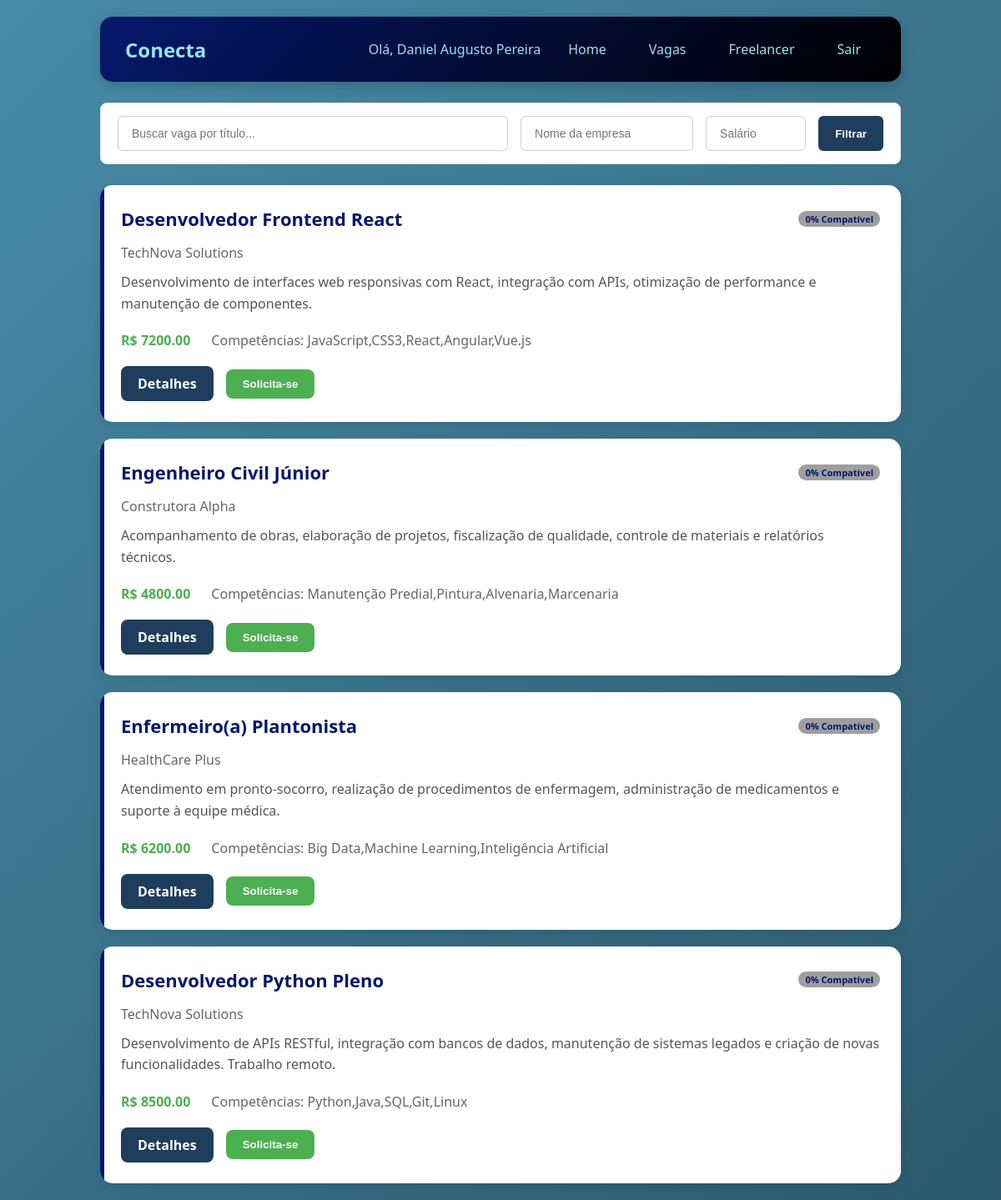
The page /vagas (signed in) on the database as committed earlier.
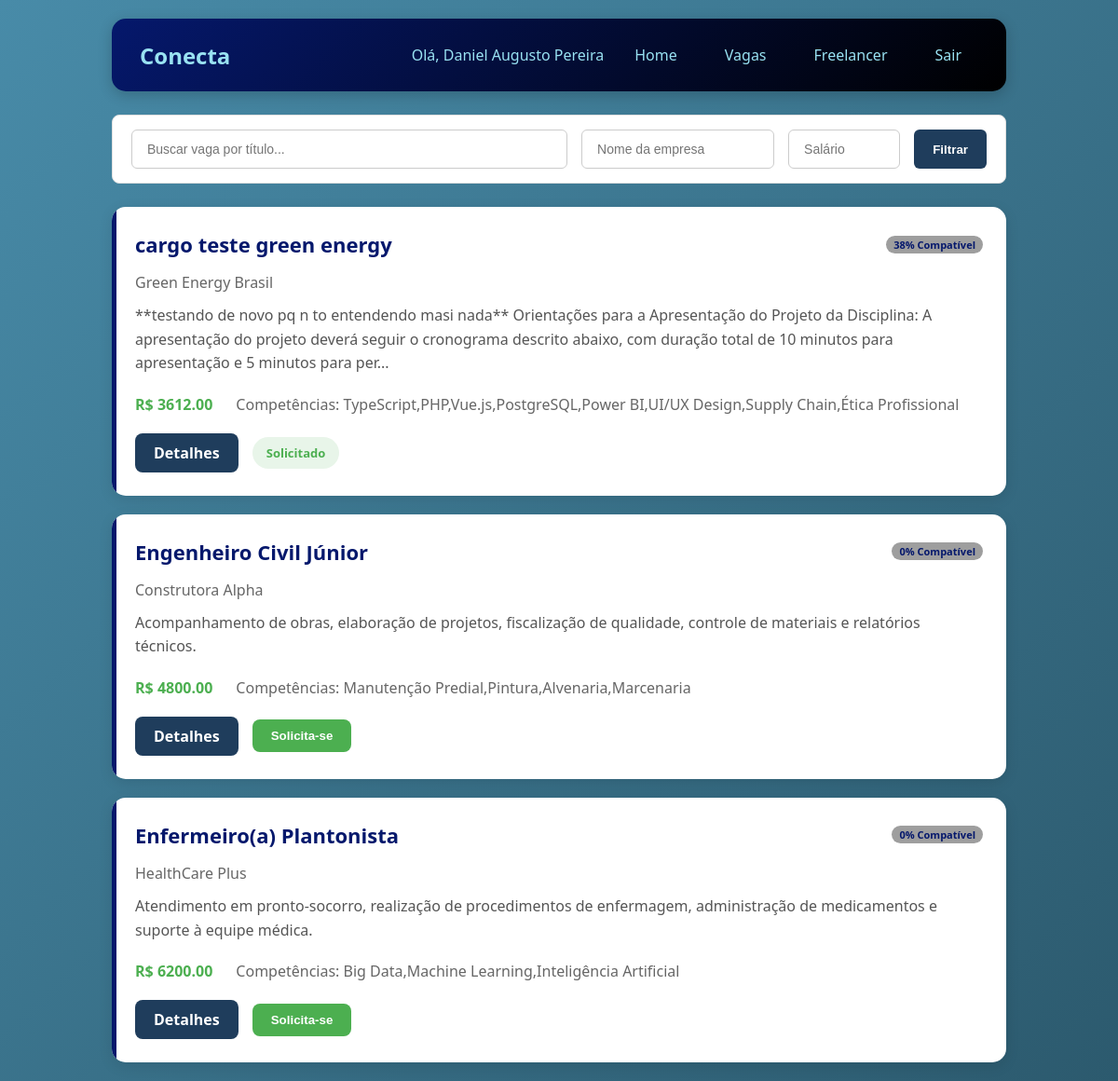
The same page on the database as committed later.
### tables this page shows
CREATE TABLE vagas (
        id_vaga INTEGER PRIMARY KEY AUTOINCREMENT,
        titulo TEXT,
        descricao TEXT,
        salario REAL,
        cidade TEXT,
        regime TEXT,
        status TEXT DEFAULT 'ativa',
        data_publicacao TIMESTAMP DEFAULT CURRENT_TIMESTAMP,
        id_empresa INTEGER ,
        FOREIGN KEY (id_empresa) REFERENCES empresas (id_empresa)
    );

### routes/route_vagas.py (the view)
@bp_vagas.route('/vagas')
def listar_vagas():
    if 'usuario_id' not in session :
        return redirect('/')
    busca = request.args.get('busca', '')
    salario_min = request.args.get('salario_min', '')
    empresa = request.args.get('empresa', '')
    salario_min_float = float(salario_min) if salario_min else None
    vagas = Vaga.listar_todas(
        busca=busca if busca else None,
        salario_min=salario_min_float,
        empresa=empresa if empresa else None
    )
    id_funcionario = session['usuario_id']
    vagas_formatadas = []
    for vaga in vagas:
        vaga_dict = dict(vaga)
        vaga_dict['match_percent'] = Match.calcular(id_funcionario, vaga_dict['id_vaga'])
        vaga_dict['candidatou'] = CandidaturaCRUD.verificar_candidatura(id_funcionario, vaga_dict['id_vaga'])
        vagas_formatadas.append(vaga_dict)
    return render_template('vaga/vagas_listar.html', vagas=vagas_formatadas)

### CRUDs/candidatura.py (called while the page is built)
    @staticmethod
    def verificar_candidatura(id_funcionario, id_vaga):
        conn = get_connection()
        try:
            cursor = conn.cursor()
            cursor.execute('''
                SELECT 1 FROM candidaturas
                WHERE id_funcionario = ? AND id_vaga = ?
            ''', (id_funcionario, id_vaga))
            return cursor.fetchone() is not None
        finally:
            conn.close()

    @staticmethod
    def calcular(id_funcionario, id_vaga):
        conn = get_connection()
        try:
            cursor = conn.cursor()
            cursor.execute('SELECT COUNT(*) as total FROM vaga_competencias WHERE id_vaga = ?', (id_vaga,))
            total_vaga = cursor.fetchone()['total']
            if total_vaga == 0:
                return 0
            cursor.execute('''
                SELECT COUNT(*) as match
                FROM funcionario_competencias
                WHERE id_funcionario = ?
                AND id_competencia IN (SELECT id_competencia FROM vaga_competencias WHERE id_vaga = ?)
            ''', (id_funcionario, id_vaga))
            match_comp = cursor.fetchone()['match']
            percent_comp = (match_comp / total_vaga) * 100  #
            return round(percent_comp)
        finally:
            conn.close()

### database/connect.py (called while the page is built)
def get_connection():
    conn = sqlite3.connect(Config.DB_PATH)
    conn.execute("PRAGMA foreign_keys = ON;")
    conn.row_factory = sqlite3.Row
    return conn

### models/model_vagas.py (called while the page is built)
    @staticmethod
    def listar_todas(busca=None, salario_min=None, empresa=None, filtros=None):
        if filtros is None:
            filtros = {
                'busca': busca,
                'salario_min': salario_min,
                'empresa': empresa
        }
        return VagaCRUD.listar_todas(filtros)

    @staticmethod
    def calcular(id_funcionario, id_vaga):
        if id_funcionario <= 0 or id_vaga <= 0:
            return 0
        return MatchCRUD.calcular(id_funcionario, id_vaga)

### templates/vaga/vagas_listar.html (shortened to what this page needs)
<!DOCTYPE html>
<html lang="pt-br">
<head>
    <link rel="stylesheet" href="../static/css/vaga/vagas_list.css">
</head>
<body>
{% extends "menu.html" %}
{% block content %}
  <div class="filtros">
    <form method="GET" action="{{ url_for('vagas.listar_vagas') }}">
        <div class="filtros-inputs">
            <input type="text" name="busca" class="input-busca" placeholder=" Buscar vaga por título..." value="{{ busca or '' }}">
            <input type="text" name="empresa" placeholder=" Nome da empresa" value="{{ empresa or '' }}">
            <input type="number" name="salario_min" class="input-salario" placeholder=" Salário " value="{{ salario_min or '' }}" step="1000">
            <button type="submit" class="btn-filtrar"> Filtrar</button>
        </div>
    </form>
</div>
        <div class="vagas-container">
            {% if vagas %}
                {% for vaga in vagas %}
                    <div class="vaga-card">
                        <div class="vaga-header">
                            <h2>{{ vaga.titulo }}</h2>
                            {%if session.get('tipo') == 'funcionario' %}
                            {% set match = vaga.get('match_percent', 0) %}
                            <div class="match-badge
                                {% if match >= 70 %}high
                                {% elif match >= 40 %}medium
                                {% else %}low{% endif %}">
                                {{ match }}% Compatível
                            </div>
                            {% endif %}
                        </div>
                        <div class="empresa">{{ vaga.empresa_nome }}</div>
                        <p class="descricao">
                            {{ vaga.descricao[:250] }}{% if vaga.descricao|length > 250 %}...{% endif %}
                        </p>
                        <div class="info">
                            <div class="salario">
                                {% if vaga.salario %}
                                    R$ {{ "%.2f"|format(vaga.salario) }}
                                {% else %}
                                    Salário a combinar
                                {% endif %}
                            </div>
                            <div class="competencias">
                                Competências: {{ vaga.competencias or 'Não especificadas' }}
                            </div>
                        </div>
                        <div class="acoes">
                            <a href="{{ url_for('candidatar_se.detalhe_vaga', id_vaga=vaga.id_vaga) }}" class="btn-ver">Detalhes</a>
                            {% if vaga.get('candidatou') %}
                                <span class="badge-candidatado"> Solicitado </span>
                            {% else %}
                            {% if session.get('tipo') == 'funcionario' %}
                                <form action="{{ url_for('candidatar_se.candidatar_vaga', id_vaga=vaga.id_vaga) }}" method="POST" style="display: inline;">
                                    <button type="submit" class="btn-candidatar">Solicita-se</button>
                                </form>
                            {% endif %}
                            {% endif %}
                        </div>
                    </div>
                {% endfor %}
            {% endif %}
        </div>
    </div>
{% endblock %}

### templates/menu.html (shortened to what this page needs)
<!DOCTYPE html>
<html lang="pt-br">
<head>
    <link rel="stylesheet" href="{{ url_for('static', filename='css/home/homef.css') }}">
</head>
<body>
    <div class="container">
        <div class="header">
            <div class="logo">Conecta</div>
            <div class="user-info">
                <span>Olá, {{ session.usuario_nome }}</span>
                <a href="/home" class="btn-back">Home</a>
                <a href="/vagas" class="btn-back">Vagas</a>
                <a href="/freelancer" class="btn-back">Freelancer</a>
                <a href="/logout" class="btn-logout">Sair</a>
            </div>
        </div>
        <div class="content">
            {% block content %}
            {% endblock %}
        </div>
</body>
</html>

### static/css/vaga/vagas_list.css (style rules this page uses)
* { margin: 0; padding: 0; box-sizing: border-box; }
body { font-family: 'Segoe UI', Tahoma, Geneva, Verdana, sans-serif; background: linear-gradient(135deg, #488BA8 0%, #2c5a6e 100%); min-height: 100vh; }
.container { max-width: 1000px; margin: 0 auto; padding: 20px; }
.filtros { background: #ffffff; padding: 15px 20px; border-radius: 8px; border: 1px solid #e0e0e0; margin-bottom: 25px; width: 100%; box-sizing: border-box; }
.filtros form { width: 100%; }
.filtros-inputs { display: flex; gap: 15px; align-items: center; width: 100%; flex-wrap: wrap; }
.filtros-inputs input { flex: 1; padding: 10px 12px; border: 1px solid #cccccc; border-radius: 6px; font-size: 14px; outline: none; height: 42px; box-sizing: border-box; }
.filtros-inputs input.input-busca { flex: 3; }
.filtros-inputs input.input-salario { flex: 0.8; min-width: 120px; }
.btn-filtrar { background-color: #1f3d5c; color: #ffffff; border: none; padding: 0 25px; border-radius: 6px; font-weight: 600; cursor: pointer; height: 42px; display: flex; align-items: center; justify-content: center; transition: all 0.3s ease; }
.btn-filtrar { background-color: #1f3d5c; color: #ffffff; border: none; padding: 10px 20px; border-radius: 6px; font-weight: 600; cursor: pointer; text-align: center; transition: all 0.3s ease; }
.vagas-container { display: grid; gap: 20px; }
.vaga-card { background: white; border-radius: 15px; padding: 25px; box-shadow: 0 4px 15px rgba(0,0,0,0.1); transition: all 0.3s; position: relative; overflow: hidden; }
.vaga-card::before { content: ''; position: absolute; top: 0; left: 0; width: 5px; height: 100%; background: #05186c; }
.vaga-header { display: flex; justify-content: space-between; align-items: center; margin-bottom: 15px; flex-wrap: wrap; gap: 10px; }
.vaga-header h2 { color: #05186c; font-size: 22px; }
.match-badge { padding: 6px 15px; border-radius: 25px; color: white; font-size: 13px; font-weight: bold; }
.match-badge.low { background: #9E9E9E; }
.empresa { color: #666; margin-bottom: 12px; font-weight: 500; }
.descricao { color: #555; margin-bottom: 20px; line-height: 1.6; }
.info { display: flex; gap: 25px; margin-bottom: 20px; flex-wrap: wrap; }
.salario { color: #4CAF50; font-weight: bold; }
.competencias { color: #666; }
.acoes { display: flex; gap: 15px; align-items: center; flex-wrap: wrap; }
.btn-ver { background: #1f3d5c; color: white; padding: 10px 20px; border-radius: 8px; text-decoration: none; font-weight: 600; transition: all 0.3s; display: inline-block; }
.btn-candidatar { background: #4CAF50; color: white; padding: 10px 20px; border: none; border-radius: 8px; cursor: pointer; font-weight: 600; transition: all 0.3s; }
.badge-candidatado { background: #e8f5e9; color: #4CAF50; padding: 8px 15px; border-radius: 25px; font-size: 13px; font-weight: 600; }
.filtros-inputs input.input-salario { flex: 0.5; min-width: 120px; }

### static/css/home/homef.css (style rules this page uses)
* { margin: 0; padding: 0; box-sizing: border-box; }
body { font-family: 'Segoe UI', Tahoma, Geneva, Verdana, sans-serif; background: linear-gradient(135deg, #488BA8 0%, #2c5a6e 100%); min-height: 100vh; }
.container { max-width: 1000px; margin: 0 auto; padding: 20px; }
.header { background: linear-gradient(135deg, #05186c 0%, #000000 100%); color: #99E2F2; padding: 20px 30px; border-radius: 15px; display: flex; justify-content: space-between; align-items: center; margin-bottom: 25px; box-shadow: 0 4px 15px rgba(0, 0, 0, 0.2); }
.logo { font-size: 24px; font-weight: bold; color: #99E2F2; }
.user-info { display: flex; gap: 15px; align-items: center; margin-left: auto; }
.btn-back, .btn-logout { color: #99E2F2; text-decoration: none; padding: 8px 18px; border-radius: 8px; transition: 0.3s; font-weight: 500; }
.match-badge { background: #e8f0fe; color: #05186c; padding: 2px 8px; border-radius: 12px; font-size: 11px; font-weight: 600; }

Rows that differ between the two databases and show on the page:
removed vagas: titulo "Desenvolvedor Frontend React", match "0", empresa_nome "TechNova Solutions", descricao "Desenvolvimento de interfaces web responsivas com React, integração com APIs, otimização de performance e manutenção de componentes.", salario "7200.00", competencias "JavaScript,CSS3,React,Angular,Vue.js"
removed vagas: titulo "Desenvolvedor Python Pleno", match "0", empresa_nome "TechNova Solutions", descricao "Desenvolvimento de APIs RESTful, integração com bancos de dados, manutenção de sistemas legados e criação de novas funcionalidades. Trabalho remoto.", salario "8500.00", competencias "Python,Java,SQL,Git,Linux"
added vagas: titulo "cargo teste green energy", match "38", empresa_nome "Green Energy Brasil", descricao "**testando de novo pq n to entendendo masi nada** Orientações para a Apresentação do Projeto da Disciplina: A apresentação do projeto deverá seguir o cronograma descrito abaixo, com duração total de 10 minutos para apresentação e 5 minutos para per", salario "3612.00", competencias "TypeScript,PHP,Vue.js,PostgreSQL,Power BI,UI/UX Design,Supply Chain,Ética Profissional", shows "Solicitado"
